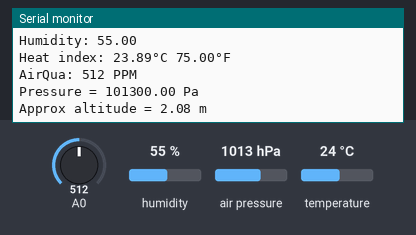
The sketch below on a simulated Arduino Uno, built with avr-gcc and run on an emulated ATmega328P. Shown: the last lines printed to the serial monitor. The test bench sets the inputs (shaded band); at power-on: humidity 55 %, air pressure 1013 hPa, A0 = 512, temperature 24 °C.

Above: at 3.0 s.
3.1 s: humidity set to 22 %
At 5.3 s:
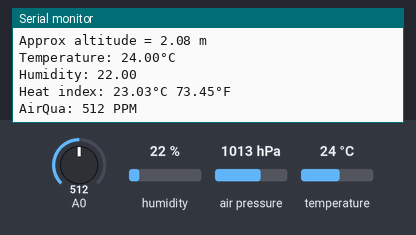
6.7 s: air pressure set to 952 hPa
At 7.64 s:
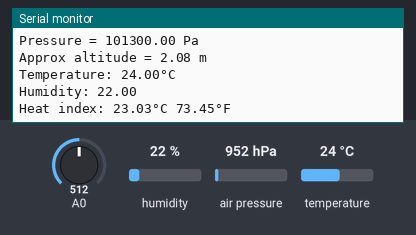
10.3 s: A0 set to 716
At 12.3 s:
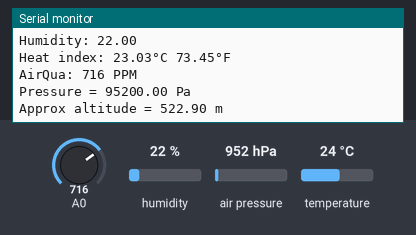
13.9 s: temperature set to 12 °C
At 15.0 s:
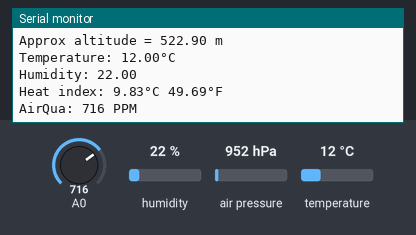
17.5 s: air pressure set to 975 hPa
At 19.4 s:
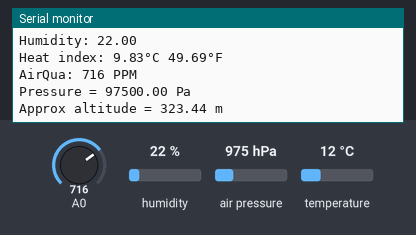
21.1 s: A0 set to 992
At 24.4 s:
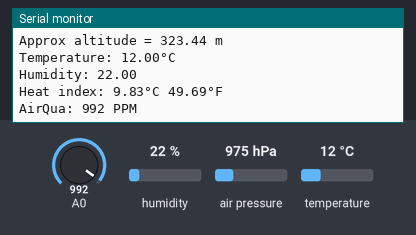
Timing chart, 0 to 25.7 s (numbered marks = the images above; inputs shaded):
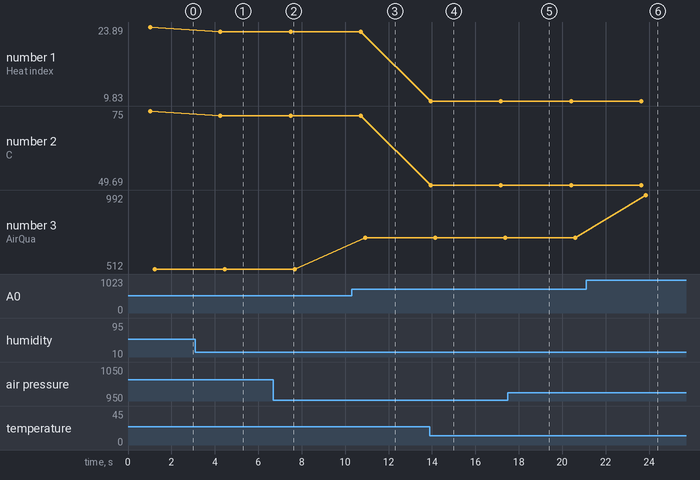

The sketch:

bmp_dh11_mq_all.ino
```cpp
#include "DHT.h"
#include <Wire.h>
#include <SPI.h>
#include <Adafruit_BMP280.h>

#define BMP_SCK  (13)
#define BMP_MISO (12)
#define BMP_MOSI (11)
#define BMP_CS   (10)

#define DHTPIN 2
#define DHTTYPE DHT11
int sensorValue;
DHT dht(DHTPIN, DHTTYPE);

Adafruit_BMP280 bmp; // I2C


void setup() {
  Serial.begin(115200);
//  Serial.println(F("DHTxx test!"));
  dht.begin();

  while ( !Serial ) delay(100);   // wait for native usb
  Serial.println(F("BMP280 test"));
  unsigned status;
  //status = bmp.begin(BMP280_ADDRESS_ALT, BMP280_CHIPID);
  status = bmp.begin(0x76);
  if (!status) {
    Serial.println(F("Could not find a valid BMP280 sensor, check wiring or "
                      "try a different address!"));
    Serial.print("SensorID was: 0x"); Serial.println(bmp.sensorID(),16);
    Serial.print("        ID of 0xFF probably means a bad address, a BMP 180 or BMP 085\n");
    Serial.print("   ID of 0x56-0x58 represents a BMP 280,\n");
    Serial.print("        ID of 0x60 represents a BME 280.\n");
    Serial.print("        ID of 0x61 represents a BME 680.\n");
    while (1) delay(10);
  }

  /* Default settings from datasheet. */
  bmp.setSampling(Adafruit_BMP280::MODE_NORMAL,     /* Operating Mode. */
                  Adafruit_BMP280::SAMPLING_X2,     /* Temp. oversampling */
                  Adafruit_BMP280::SAMPLING_X16,    /* Pressure oversampling */
                  Adafruit_BMP280::FILTER_X16,      /* Filtering. */
                  Adafruit_BMP280::STANDBY_MS_500); /* Standby time. */
}

void loop() {
  delay(1000);

  float h = dht.readHumidity();
  float t = dht.readTemperature();
  float f = dht.readTemperature(true);

  if (isnan(h) || isnan(t) || isnan(f)) {
    Serial.println(F("Failed to read from DHT sensor!"));
    return;
  }

  float hif = dht.computeHeatIndex(f, h);
  float hic = dht.computeHeatIndex(t, h, false);

  Serial.print(F("Temperature: "));
  Serial.print(t);
  Serial.print(F("°C \n"));

  Serial.print(F("Humidity: "));
  Serial.print(h);
  Serial.print("\n");

  Serial.print(F("Heat index: "));
  Serial.print(hic);
  Serial.print(F("°C "));
  Serial.print(hif);
  Serial.println(F("°F"));

  delay(200);
  sensorValue = analogRead(A0);       // read analog input pin 0
  Serial.print("AirQua: ");
  Serial.print(sensorValue, DEC);
  Serial.println(" PPM");
  delay(1000);


  Serial.print(F("Pressure = "));
  Serial.print(bmp.readPressure());
  Serial.println(" Pa ");


  Serial.print(F("Approx altitude = "));
  Serial.print(bmp.readAltitude(1013.25)); /* Adjusted to local forecast! */
  Serial.println(" m \n");
  delay(1000);
}
```

Measured:
- after the input at 3.1 s, the serial monitor: prints a new line after 1.2 s (image 1)
- after the input at 10.3 s, the serial monitor: prints a new line after 0.62 s (image 3)
- after the input at 13.9 s, the serial monitor: prints a new line at once (image 4)
- after the input at 17.5 s, the serial monitor: prints a new line after 0.88 s (image 5)
- after the input at 21.1 s, the serial monitor: prints a new line after 2.7 s (image 6)
- plotted number 1: 23.89 → 23.03 after the input at 3.1 s, 23.03 → 9.83 after the input at 13.9 s
- plotted number 2: 75 → 73.45 after the input at 3.1 s, 73.45 → 49.69 after the input at 13.9 s
- plotted number 3: 512 → 716 after the input at 10.3 s, 716 → 992 after the input at 21.1 s
